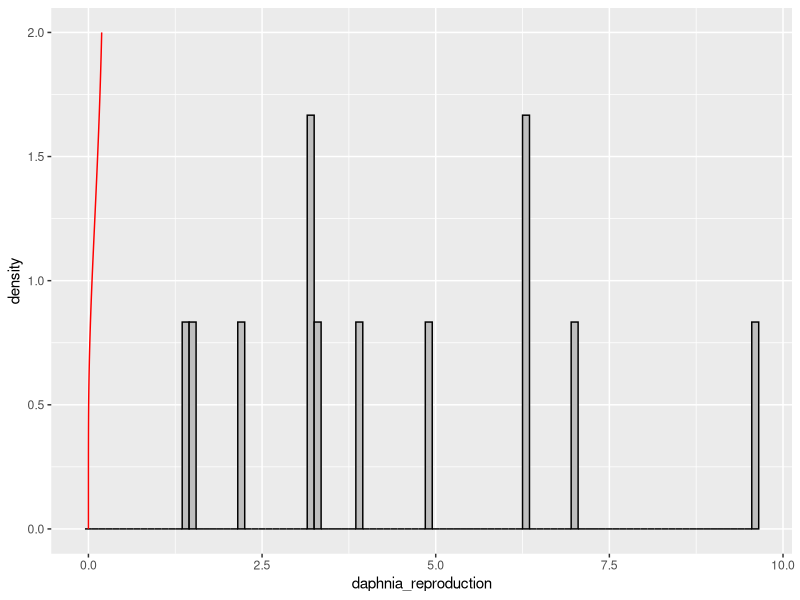

This figure's R source: (Note: this script raises an error after producing the figure.)
## construct prior distributions for parameters from literature values
library(tidyverse)
library(fitdistrplus)
lit <- read.csv("literature_extraction.csv")

parameters <- c(
  alpha = 0.3,    #mg N/(chl*day)
  kappa = 0.3,    #mg N
  e =  1,       #chl/mgN
  death1 = 0.001,   # 1/day
  fa = 0.3,       # chl/(daphniaA*day)
  fj = 0.3,       # chl/(daphniaj*day)
  rho = 1,      # mg N/ chl
  camm = .0000001,     # 1/day
  xa = 0.01,       # mg N/ (daphniaA*day) 
  xj= 0.001,        # mg N/ (daphniaJ*day) 
  g1 =0.3,        # daphniaD/(daphniaJ*day)
  g2=0.3,         # chl
  death2 = 0.001,   # 1/day
  b1 = 0.3,       # daphniaJ/(daphniaD*day)
  b2 = 0.3,        # chl 
  death3 = 0.01   # 1/day
)


## fecundity (b1 and b2 -- units-- baby/(indiv*day))

fec_lit <- lit %>% dplyr::select(c("daphnia_reproduction", "sd_repro", "units_reproduction", "Replicates")) %>%
  filter(daphnia_reproduction != "NA")

q <- fitdist(fec_lit$daphnia_reproduction, "lnorm")
y=seq(0,2, length = 100)
c <-dlnorm(y, meanlog = q$estimate[1], sdlog = q$estimate[2])

df<- data.frame(
  y = y,
  daphnia_reproduction = c
)


### ahhh why can't i get this to work at all?????????
p <- ggplot(fec_lit) +
  geom_histogram(aes(x = daphnia_reproduction, y = ..density..),
                 binwidth = .1, fill = "grey", color = "black")

p + geom_line(data = df, aes(x = daphnia_reproduction, y = y), color = "red")


### daphnia survival I have days until death, do i need actual curves? or can I do 1/days survival? 

## daphnia growth have days until 1st clutch, which is what i can get most info on but could get growth curves which would match my data better....

## kappa -- half saturation uptake algae-- units mg N
kappa <- lit %>% dplyr::select(c("Replicates","half_sat_mg_N_L","sd_half_sat","range_half_sat")) %>% filter(half_sat_mg_N_L != "NA")


## alpha - max uptake algae of N -- units mgN/(chl*day)  ## clearly need more data.....

alpha <- lit %>% dplyr::select("Replicates","max_ammonium_uptake","max_uptake_units","max_uptake_sd")%>% 
                filter(max_ammonium_uptake != "NA")

## e (efficiency of n conversion by algae) -- need data-- have from one paper set of conversion rates vs mg N

## rho (efficiency of death conversion of algae to nh4) -- need data

## death1 -- algae death 1/day

death1 <- lit %>% dplyr::select("Replicates","Genus","species","death_rate","units_death","X95_conf_death",
                                "sd_death","range_death") %>% filter(death_rate != "NA")

## daphnia adult excretion 
x <- lit %>% dplyr::select("Replicates", "Excretion.rate", "sd_error_excretion", "units_excretion", "algal_conc") %>%
  filter(Excretion.rate != "NA")


## daphnia juvenile excretion

## daphnia adult uptake algae
f <- lit %>% dplyr::select("Replicates","Max_filtering","sd_filtering","CI_filtering_upper","CI_filtering_low","units",
                           "daphnia_size") %>% filter(Max_filtering != "NA")


## daphnia juvenile uptake algae


## nitrification
n <- lit %>%dplyr::select("Replicates","nitrification","units.6", "convert_mg_N_day", "sd.2","range.2","X75.quartile","Title") %>%
  filter(nitrification != "NA") ## VSS is volatile suspended solid...
## would like to select columns that aren't all NAs to make sure i don't miss any important information in my select....
n1 <- lit %>% filter(nitrification != "NA") %>% select(col)
